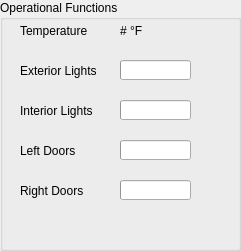
   <widget class="QGroupBox" name="opGroup">
    <property name="geometry">
     <rect>
      <x>650</x>
      <y>170</y>
      <width>241</width>
      <height>251</height>
     </rect>
    </property>
    <property name="title">
     <string>Operational Functions</string>
    </property>
    <widget class="QProgressBar" name="rightDoorValue">
     <property name="geometry">
      <rect>
       <x>120</x>
       <y>180</y>
       <width>71</width>
       <height>20</height>
      </rect>
     </property>
     <property name="value">
      <number>0</number>
     </property>
     <property name="textVisible">
      <bool>false</bool>
     </property>
    </widget>
    <widget class="QLabel" name="tempLabel">
     <property name="geometry">
      <rect>
       <x>20</x>
       <y>10</y>
       <width>101</width>
       <height>41</height>
      </rect>
     </property>
     <property name="frameShape">
      <enum>QFrame::NoFrame</enum>
     </property>
     <property name="text">
      <string>Temperature</string>
     </property>
    </widget>
    <widget class="QLabel" name="extLightLabel">
     <property name="geometry">
      <rect>
       <x>20</x>
       <y>50</y>
       <width>101</width>
       <height>41</height>
      </rect>
     </property>
     <property name="frameShape">
      <enum>QFrame::NoFrame</enum>
     </property>
     <property name="text">
      <string>Exterior Lights</string>
     </property>
    </widget>
    <widget class="QLabel" name="leftDoorLabel">
     <property name="geometry">
      <rect>
       <x>20</x>
       <y>130</y>
       <width>101</width>
       <height>41</height>
      </rect>
     </property>
     <property name="frameShape">
      <enum>QFrame::NoFrame</enum>
     </property>
     <property name="text">
      <string>Left Doors</string>
     </property>
    </widget>
    <widget class="QLabel" name="tempValue">
     <property name="geometry">
      <rect>
       <x>120</x>
       <y>10</y>
       <width>101</width>
       <height>41</height>
      </rect>
     </property>
     <property name="frameShape">
      <enum>QFrame::NoFrame</enum>
     </property>
     <property name="text">
      <string># °F</string>
     </property>
    </widget>
    <widget class="QProgressBar" name="extLightValue">
     <property name="geometry">
      <rect>
       <x>120</x>
       <y>60</y>
       <width>71</width>
       <height>20</height>
      </rect>
     </property>
     <property name="value">
      <number>0</number>
     </property>
     <property name="textVisible">
      <bool>false</bool>
     </property>
    </widget>
    <widget class="QProgressBar" name="intLightValue">
     <property name="geometry">
      <rect>
       <x>120</x>
       <y>100</y>
       <width>71</width>
       <height>20</height>
      </rect>
     </property>
     <property name="value">
      <number>0</number>
     </property>
     <property name="textVisible">
      <bool>false</bool>
     </property>
    </widget>
    <widget class="QLabel" name="intLightLabel">
     <property name="geometry">
      <rect>
       <x>20</x>
       <y>90</y>
       <width>101</width>
       <height>41</height>
      </rect>
     </property>
     <property name="frameShape">
      <enum>QFrame::NoFrame</enum>
     </property>
     <property name="text">
      <string>Interior Lights</string>
     </property>
    </widget>
    <widget class="QProgressBar" name="leftDoorValue">
     <property name="geometry">
      <rect>
       <x>120</x>
       <y>140</y>
       <width>71</width>
       <height>20</height>
      </rect>
     </property>
     <property name="value">
      <number>0</number>
     </property>
     <property name="textVisible">
      <bool>false</bool>
     </property>
    </widget>
    <widget class="QLabel" name="rightDoorLabel">
     <property name="geometry">
      <rect>
       <x>20</x>
       <y>170</y>
       <width>101</width>
       <height>41</height>
      </rect>
     </property>
     <property name="frameShape">
      <enum>QFrame::NoFrame</enum>
     </property>
     <property name="text">
      <string>Right Doors</string>
     </property>
    </widget>
   </widget>
